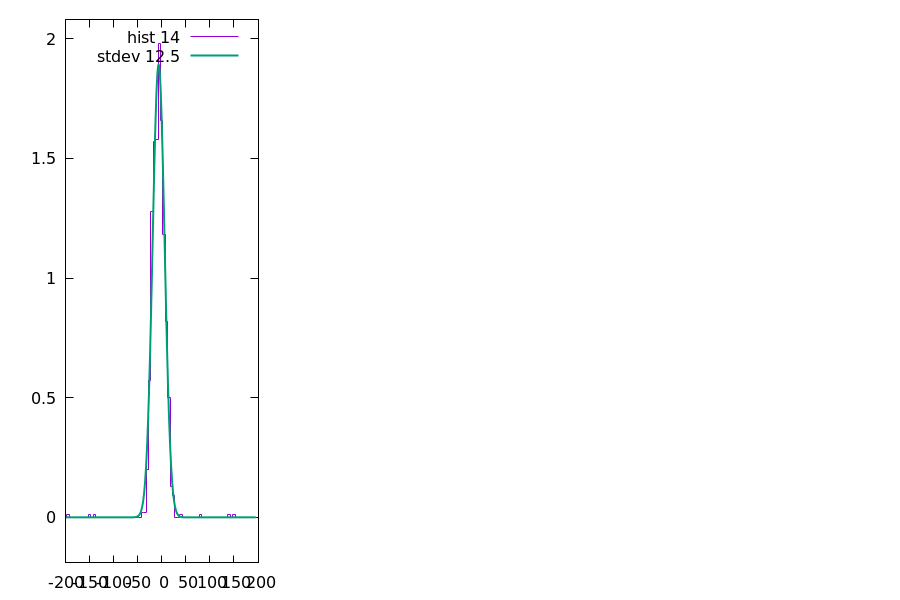

The script that drew this image:
#!/usr/local/bin/gnuplot -persist
#
#    
#    	G N U P L O T
#    	Version 5.2 patchlevel 6    last modified 2019-01-01 
#    
#    	Copyright (C) 1986-1993, 1998, 2004, 2007-2018
#    	Thomas Williams, Colin Kelley and many others
#    
#    	gnuplot home:     http://www.gnuplot.info
#    	faq, bugs, etc:   type "help FAQ"
#    	immediate help:   type "help"  (plot window: hit 'h')
# set terminal x11 1 nopersist enhanced
# set output
unset clip points
set clip one
unset clip two
set errorbars front 1.000000 
set border 31 front lt black linewidth 1.000 dashtype solid
set zdata 
set ydata 
set xdata 
set y2data 
set x2data 
set boxwidth
set style fill  empty border
set style rectangle back fc  bgnd fillstyle   solid 1.00 border lt -1
set style circle radius graph 0.02 
set style ellipse size graph 0.05, 0.03 angle 0 units xy
set dummy x, y
set format x "% h" 
set format y "% h" 
set format x2 "% h" 
set format y2 "% h" 
set format z "% h" 
set format cb "% h" 
set format r "% h" 
set ttics format "% h"
set timefmt "%d/%m/%y,%H:%M"
set angles radians
set tics back
unset grid
unset raxis
set theta counterclockwise right
set style parallel front  lt black linewidth 2.000 dashtype solid
set key title "" center
set key fixed right top vertical Right noreverse enhanced autotitle nobox
set key noinvert samplen 4 spacing 1 width 0 height 0 
set key maxcolumns 0 maxrows 0
set key noopaque
unset label
unset arrow
set style increment default
unset style line
unset style arrow
set style histogram clustered gap 2 title textcolor lt -1
unset object
set style textbox transparent margins  1.0,  1.0 border  lt -1 linewidth  1.0
set offsets 0, 0, 0, 0
set pointsize 1
set pointintervalbox 1
set encoding utf8
unset polar
unset parametric
unset decimalsign
unset micro
unset minussign
set view 60, 30, 1, 1
set view azimuth 0
set rgbmax 255
set samples 1000, 1000
set isosamples 10, 10
set surface 
unset contour
set cntrlabel  format '%8.3g' font '' start 5 interval 20
set mapping cartesian
set datafile separator whitespace
unset hidden3d
set cntrparam order 4
set cntrparam linear
set cntrparam levels auto 5 unsorted
set cntrparam firstlinetype 0
set cntrparam points 5
set size ratio 0 1,1
set origin 0,0
set style data histeps
set style function lines
unset xzeroaxis
unset yzeroaxis
unset zzeroaxis
unset x2zeroaxis
unset y2zeroaxis
set xyplane relative 0.5
set tics scale  1, 0.5, 1, 1, 1
set mxtics default
set mytics default
set mztics default
set mx2tics default
set my2tics default
set mcbtics default
set mrtics default
set nomttics
set xtics border in scale 1,0.5 mirror norotate  autojustify
set xtics  norangelimit autofreq 
set ytics border in scale 1,0.5 mirror norotate  autojustify
set ytics  norangelimit autofreq 
set ztics border in scale 1,0.5 nomirror norotate  autojustify
set ztics  norangelimit autofreq 
unset x2tics
unset y2tics
set cbtics border in scale 1,0.5 mirror norotate  autojustify
set cbtics  norangelimit autofreq 
set rtics axis in scale 1,0.5 nomirror norotate  autojustify
set rtics  norangelimit autofreq 
unset ttics
set title "" 
set title  font "" norotate
set timestamp bottom 
set timestamp "" 
set timestamp  font "" norotate
set trange [ * : * ] noreverse nowriteback
set urange [ * : * ] noreverse nowriteback
set vrange [ * : * ] noreverse nowriteback
set xlabel "" 
set xlabel  font "" textcolor lt -1 norotate
set x2label "" 
set x2label  font "" textcolor lt -1 norotate
set xrange [ * : * ] noreverse writeback
set x2range [ * : * ] noreverse writeback
set ylabel "" 
set ylabel  font "" textcolor lt -1 rotate
set y2label "" 
set y2label  font "" textcolor lt -1 rotate
set yrange [ * : * ] noreverse writeback
set y2range [ * : * ] noreverse writeback
set zlabel "" 
set zlabel  font "" textcolor lt -1 norotate
set zrange [ * : * ] noreverse writeback
set cblabel "" 
set cblabel  font "" textcolor lt -1 rotate
set cbrange [ * : * ] noreverse writeback
set rlabel "" 
set rlabel  font "" textcolor lt -1 norotate
set rrange [ * : * ] noreverse writeback
unset logscale
unset jitter
set zero 1e-08
set lmargin  -1
set bmargin  -1
set rmargin  -1
set tmargin  -1
set locale "en_US.UTF-8"
set pm3d explicit at s
set pm3d scansautomatic
set pm3d interpolate 1,1 flush begin noftriangles noborder corners2color mean
set pm3d nolighting
set palette positive nops_allcF maxcolors 0 gamma 1.5 color model RGB 
set palette rgbformulae 7, 5, 15
set colorbox default
set colorbox vertical origin screen 0.9, 0.2 size screen 0.05, 0.6 front  noinvert bdefault
set style boxplot candles range  1.50 outliers pt 7 separation 1 labels auto unsorted
set loadpath 
set fontpath 
set psdir
set fit brief errorvariables nocovariancevariables errorscaling prescale nowrap v5
errfile(x) = sprintf('data_fs/processed/xppc00117_r136_refsub_ipm%i.pserrhist',x)
g(x)=a*exp(-((x-x0)**2)/(2.*w**2))
GNUTERM = "x11"
file = "data_fs/processed/xppc00117_r136_refsub.pserrstats"
x = 25
errfile = "data_fs/processed/xppc00117_r136_refsub_ipm12.pserrhist"
i = 15
a = 1.4831196416658
x0 = -4.51132173692856
w = 15.5305650442096
FIT_CONVERGED = 1
FIT_NDF = 77
FIT_STDFIT = 0.0272609457471001
FIT_WSSR = 0.0572232555530278
FIT_P = 1.0
FIT_NITER = 6
a_err = 0.0169176289339698
x0_err = 0.144681636222623
w_err = 0.204610778957758
## Last datafile plotted: "data_fs/processed/xppc00117_r136_refsub_ipm19.pserrhist"
set term png enhanced size 1200,1200
set output 'analysis/plotting_xppc00117_r136_pserrhist.png'
fit g(x) errfile(i) u (1e3*$1):($2/100.) via a,x0,w
set xrange [-100:100]
set xlabel 'err. [fs]'
set ylabel 'shots'
set multiplot
set size .5,.5
set origin 0,0.5
i=14
fit g(x) errfile(i) u (1e3*$1):2 via a,x0,w
set yrange [-.1*a:1.2*a]
plot g(x) w lines lw 2 title sprintf('{/Symbol s} = %.1f',abs(w)),\
	errfile(i) u (1e3*$1):2 title sprintf("9.5 keV, 3-4 mJ/cm^2",i)
set origin .5,0.5
i=15
fit g(x) errfile(i) u (1e3*$1):2 via a,x0,w
set yrange [-.1*a:1.2*a]
plot g(x) w lines lw 2 title sprintf('{/Symbol s} = %.1f',abs(w)),\
	errfile(i) u (1e3*$1):2 title sprintf("9.5 keV, 4-5 mJ/cm^2",i)
set origin 0,0
i=16
fit g(x) errfile(i) u (1e3*$1):2 via a,x0,w
set yrange [-.1*a:1.2*a]
plot g(x) w lines lw 2 title sprintf('{/Symbol s} = %.1f',abs(w)),\
	errfile(i) u (1e3*$1):2 title sprintf("9.5 keV, 5-6 mJ/cm^2",i)
set origin 0.5,0
i=18
fit g(x) errfile(i) u (1e3*$1):2 via a,x0,w
set yrange [-.1*a:1.2*a]
plot g(x) w lines lw 2 title sprintf('{/Symbol s} = %.1f',abs(w)),\
	errfile(i) u (1e3*$1):2 title sprintf("9.5 keV, 6-8 mJ/cm^2",i)
unset multiplot

set term png enhanced size 600,600
set output 'analysis/plotting_amo11816_r29_pserrhist.png'
a=5000
set yrange [-.1*a:1.2*a]
set origin 0,0
set size 1,1
fit g(x) 'data_fs/processed/amo11816_r29_refsub_matrix.pserrhist' u ($1*1e3):2 via a,x0,w
plot g(x) w lines lw 2 title sprintf('{/Symbol s} = %.1f',abs(w)),\
	'data_fs/processed/amo11816_r29_refsub_matrix.pserrhist' u ($1*1e3):2 lw 2 title "500 eV, 25 mJ/cm^2"
#    EOF
